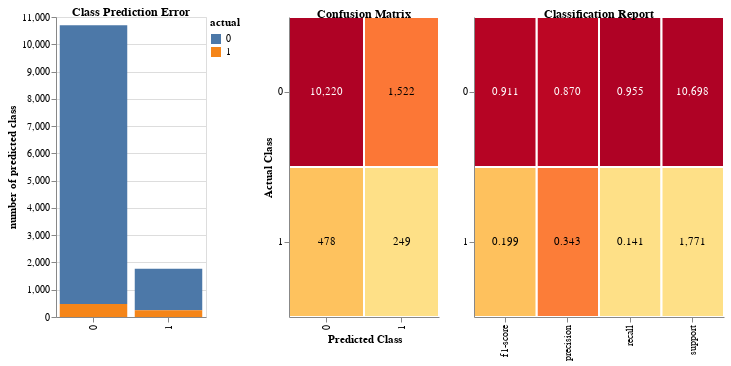

Notebook cell for this chart:
### Code cell
df_cm = (
    pd.DataFrame(
        mr.confusion_matrix(
            y_test,
            y_pred_test_selected_threshold,
            labels=np.sort(np.unique(y_train_val)),
        ),
        index=np.sort(np.unique(y_train_val)),
        columns=np.sort(np.unique(y_train_val)),
    )
    .rename_axis("actual", axis="columns")
    .rename_axis("predicted", axis="rows")
)
df_cr = pd.DataFrame(
    mr.classification_report(
        y_test,
        y_pred_test_selected_threshold,
        target_names=np.sort(np.unique(y_train_val)),
        output_dict=True,
    )
).T
plot_altair_grid(
    df_cm,
    df_cr,
    ptitle_offset=-5,
    cpe_figsize=(150, 300),
    cm_figsize=(150, 300),
    cr_figsize=[(250, 300), (100, 300)],
)

### Figure 1 — Vega-Lite specification as saved in the notebook (floating-point values rounded to 4 significant figures)
{"config": {"view": {"continuousWidth": 400, "continuousHeight": 300}, "title": {"anchor": "middle", "fontSize": 12}}, "hconcat": [{"data": {"name": "data-fcf85abaef2046392cb5e0dfec49acb0"}, "mark": "bar", "encoding": {"color": {"type": "nominal", "field": "actual", "legend": {"offset": 3.5}}, "tooltip": [{"type": "quantitative", "field": "actual", "title": "Actual"}, {"type": "quantitative", "field": "predicted", "title": "Predicted"}, {"type": "quantitative", "aggregate": "sum", "field": "value", "format": ",.0f", "title": "Number"}], "x": {"type": "nominal", "axis": {"title": ""}, "field": "predicted"}, "y": {"type": "quantitative", "aggregate": "sum", "axis": {"title": "number of predicted class"}, "field": "value"}}, "height": 300, "title": {"text": "Class Prediction Error", "offset": -7}, "width": 150}, {"layer": [{"mark": {"type": "rect", "stroke": "white", "strokeWidth": 2}, "encoding": {"color": {"type": "quantitative", "field": "value", "legend": null, "scale": {"scheme": "yelloworangered", "type": "log"}}, "x": {"type": "nominal", "field": "predicted", "title": "Predicted Class"}, "y": {"type": "nominal", "field": "actual", "title": "Actual Class"}}, "title": {"text": "Confusion Matrix", "offset": -5}}, {"mark": {"type": "text", "baseline": "middle"}, "encoding": {"color": {"condition": {"value": "white", "test": "(datum.value > 3117.25)"}, "value": "black"}, "text": {"type": "quantitative", "field": "value", "format": ",.0f"}, "x": {"type": "nominal", "field": "predicted", "title": "Predicted Class"}, "y": {"type": "nominal", "field": "actual", "title": "Actual Class"}}, "title": {"text": "Confusion Matrix", "offset": -5}}], "data": {"name": "data-fcf85abaef2046392cb5e0dfec49acb0"}, "height": 300, "width": 150}, {"layer": [{"mark": {"type": "rect", "stroke": "white", "strokeWidth": 2}, "encoding": {"color": {"type": "quantitative", "field": "value", "legend": null, "scale": {"scheme": "yelloworangered", "type": "log"}}, "x": {"type": "nominal", "field": "metric", "title": ""}, "y": {"type": "nominal", "field": "class", "title": ""}}, "title": {"text": "Classification Report", "offset": -5}}, {"mark": {"type": "text", "baseline": "middle"}, "encoding": {"color": {"condition": {"value": "white", "test": "(datum.value > 0.5698389138023311)"}, "value": "black"}, "text": {"type": "quantitative", "field": "value", "format": ".3f"}, "x": {"type": "nominal", "field": "metric", "title": ""}, "y": {"type": "nominal", "field": "class", "title": ""}}, "title": {"text": "Classification Report", "offset": -5}}, {"layer": [{"mark": {"type": "rect", "stroke": "white", "strokeWidth": 2}, "encoding": {"color": {"type": "quantitative", "field": "value", "legend": null, "scale": {"scheme": "yelloworangered", "type": "log"}}, "x": {"type": "nominal", "field": "metric", "title": ""}, "y": {"type": "nominal", "field": "class", "title": ""}}, "title": ""}, {"mark": {"type": "text", "baseline": "middle"}, "encoding": {"color": {"condition": {"value": "white", "test": "(datum.value > 6234.5)"}, "value": "black"}, "text": {"type": "quantitative", "field": "value", "format": ",.0f"}, "x": {"type": "nominal", "field": "metric", "title": ""}, "y": {"type": "nominal", "field": "class", "title": ""}}, "title": ""}], "data": {"name": "data-0502160f291cf14fb790d928b2ddf595"}, "height": 300, "width": 100}], "data": {"name": "data-bd60a44d18ffcabc187f6fbf2fe9e0ea"}, "height": 300, "resolve": {"scale": {"color": "independent"}}, "width": 250}], "$schema": "https://vega.github.io/schema/vega-lite/v4.8.1.json", "datasets": {"data-fcf85abaef2046392cb5e0dfec49acb0": [{"actual": 0, "predicted": 0, "value": 10220}, {"actual": 0, "predicted": 1, "value": 1522}, {"actual": 1, "predicted": 0, "value": 478}, {"actual": 1, "predicted": 1, "value": 249}], "data-bd60a44d18ffcabc187f6fbf2fe9e0ea": [{"metric": "precision", "class": 0, "value": 0.8704}, {"metric": "precision", "class": 1, "value": 0.3425}, {"metric": "recall", "class": 0, "value": 0.9553}, {"metric": "recall", "class": 1, "value": 0.1406}, {"metric": "f1-score", "class": 0, "value": 0.9109}, {"metric": "f1-score", "class": 1, "value": 0.1994}], "data-0502160f291cf14fb790d928b2ddf595": [{"metric": "support", "class": 0, "value": 10700.0}, {"metric": "support", "class": 1, "value": 1771.0}]}}
